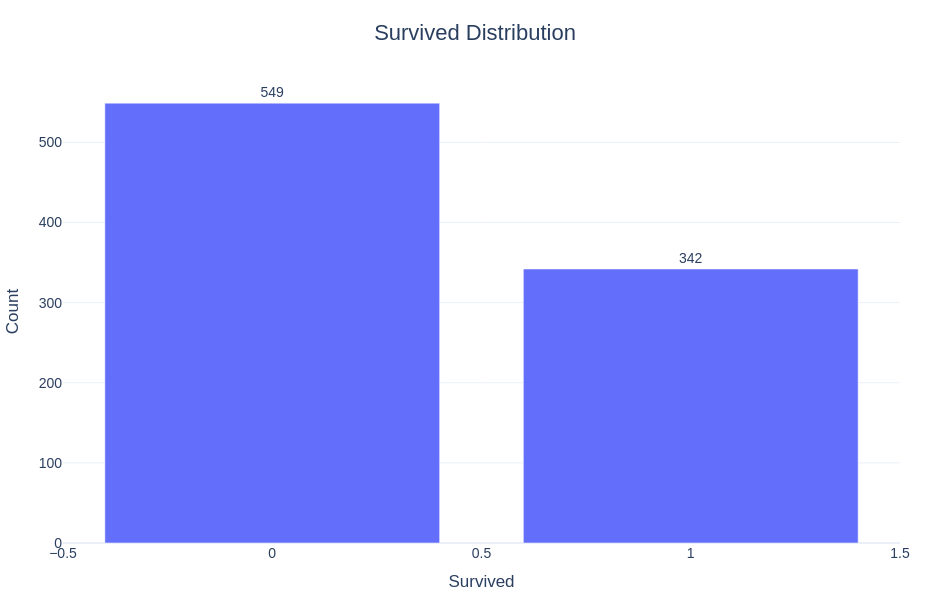

Notebook code for this chart:
### Code cell
viz.bar_chart("Survived").show()

### Figure 1 — Plotly figure (JSON) as saved in the notebook; plotly's stock layout.template omitted (floating-point values rounded to 4 significant figures)
{"data": [{"hovertemplate": "Survived=%{x}<br>Count=%{text}<extra></extra>", "legendgroup": "", "marker": {"color": "#636efa", "pattern": {"shape": ""}}, "name": "", "orientation": "v", "showlegend": false, "text": [549.0, 342.0], "textposition": "outside", "type": "bar", "x": [0, 1], "xaxis": "x", "y": [549, 342], "yaxis": "y"}], "layout": {"barmode": "relative", "font": {"family": "Arial", "size": 14}, "height": 600, "legend": {"title": {"text": ""}, "tracegroupgap": 0}, "margin": {"b": 50, "l": 50, "r": 50, "t": 80}, "title": {"font": {"size": 22}, "text": "Survived Distribution", "x": 0.5, "xanchor": "center"}, "width": 950, "xaxis": {"anchor": "y", "domain": [0, 1], "title": {"text": "Survived"}}, "yaxis": {"anchor": "x", "domain": [0, 1], "title": {"text": "Count"}}}}
